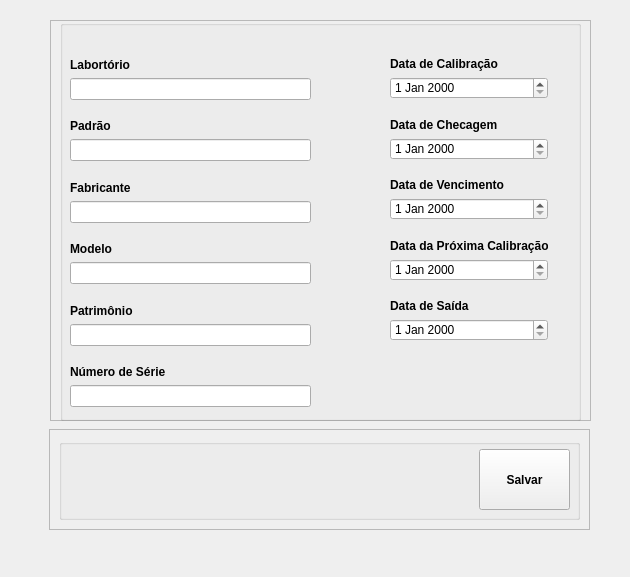
<?xml version="1.0" encoding="UTF-8"?>
<ui version="4.0">
 <class>FrmRegistro</class>
 <widget class="QMainWindow" name="FrmRegistro">
  <property name="geometry">
   <rect>
    <x>0</x>
    <y>0</y>
    <width>630</width>
    <height>577</height>
   </rect>
  </property>
  <property name="windowTitle">
   <string>Adicionar Registro</string>
  </property>
  <property name="windowIcon">
   <iconset>
    <normaloff>../images/btnAdicionarRegistro.ico</normaloff>../images/btnAdicionarRegistro.ico</iconset>
  </property>
  <property name="autoFillBackground">
   <bool>false</bool>
  </property>
  <property name="styleSheet">
   <string notr="true">border-top-color: rgb(135, 181, 255);
</string>
  </property>
  <widget class="QWidget" name="centralwidget">
   <property name="styleSheet">
    <string notr="true"/>
   </property>
   <widget class="QFrame" name="TopFrame">
    <property name="geometry">
     <rect>
      <x>50</x>
      <y>20</y>
      <width>541</width>
      <height>401</height>
     </rect>
    </property>
    <property name="sizeIncrement">
     <size>
      <width>10</width>
      <height>10</height>
     </size>
    </property>
    <property name="baseSize">
     <size>
      <width>10</width>
      <height>10</height>
     </size>
    </property>
    <property name="autoFillBackground">
     <bool>false</bool>
    </property>
    <property name="styleSheet">
     <string notr="true"/>
    </property>
    <property name="frameShape">
     <enum>QFrame::StyledPanel</enum>
    </property>
    <property name="frameShadow">
     <enum>QFrame::Raised</enum>
    </property>
    <widget class="QWidget" name="layoutWidget">
     <property name="geometry">
      <rect>
       <x>20</x>
       <y>10</y>
       <width>241</width>
       <height>377</height>
      </rect>
     </property>
     <layout class="QGridLayout" name="gridLayout">
      <item row="3" column="0">
       <spacer name="verticalSpacer">
        <property name="orientation">
         <enum>Qt::Vertical</enum>
        </property>
        <property name="sizeHint" stdset="0">
         <size>
          <width>13</width>
          <height>13</height>
         </size>
        </property>
       </spacer>
      </item>
      <item row="14" column="0">
       <widget class="QLineEdit" name="lineEditPatri"/>
      </item>
      <item row="6" column="0">
       <spacer name="verticalSpacer_2">
        <property name="orientation">
         <enum>Qt::Vertical</enum>
        </property>
        <property name="sizeHint" stdset="0">
         <size>
          <width>13</width>
          <height>13</height>
         </size>
        </property>
       </spacer>
      </item>
      <item row="10" column="0">
       <widget class="QLabel" name="labelMod">
        <property name="font">
         <font>
          <weight>75</weight>
          <bold>true</bold>
         </font>
        </property>
        <property name="text">
         <string>Modelo</string>
        </property>
       </widget>
      </item>
      <item row="0" column="0">
       <spacer name="verticalSpacer_11">
        <property name="orientation">
         <enum>Qt::Vertical</enum>
        </property>
        <property name="sizeHint" stdset="0">
         <size>
          <width>13</width>
          <height>28</height>
         </size>
        </property>
       </spacer>
      </item>
      <item row="17" column="0">
       <widget class="QLineEdit" name="lineEditNSer"/>
      </item>
      <item row="16" column="0">
       <widget class="QLabel" name="labelNSerie">
        <property name="font">
         <font>
          <weight>75</weight>
          <bold>true</bold>
         </font>
        </property>
        <property name="text">
         <string>Número de Série</string>
        </property>
       </widget>
      </item>
      <item row="11" column="0">
       <widget class="QLineEdit" name="lineEditMod"/>
      </item>
      <item row="1" column="0">
       <widget class="QLabel" name="labelLab">
        <property name="font">
         <font>
          <weight>75</weight>
          <bold>true</bold>
         </font>
        </property>
        <property name="text">
         <string>Labortório</string>
        </property>
       </widget>
      </item>
      <item row="9" column="0">
       <spacer name="verticalSpacer_3">
        <property name="orientation">
         <enum>Qt::Vertical</enum>
        </property>
        <property name="sizeHint" stdset="0">
         <size>
          <width>13</width>
          <height>13</height>
         </size>
        </property>
       </spacer>
      </item>
      <item row="13" column="0">
       <widget class="QLabel" name="labelPatri">
        <property name="font">
         <font>
          <weight>75</weight>
          <bold>true</bold>
         </font>
        </property>
        <property name="text">
         <string>Patrimônio</string>
        </property>
       </widget>
      </item>
      <item row="15" column="0">
       <spacer name="verticalSpacer_5">
        <property name="orientation">
         <enum>Qt::Vertical</enum>
        </property>
        <property name="sizeHint" stdset="0">
         <size>
          <width>13</width>
          <height>13</height>
         </size>
        </property>
       </spacer>
      </item>
      <item row="8" column="0">
       <widget class="QLineEdit" name="lineEditFab"/>
      </item>
      <item row="7" column="0">
       <widget class="QLabel" name="labelFab">
        <property name="font">
         <font>
          <weight>75</weight>
          <bold>true</bold>
         </font>
        </property>
        <property name="text">
         <string>Fabricante</string>
        </property>
       </widget>
      </item>
      <item row="12" column="0">
       <spacer name="verticalSpacer_4">
        <property name="orientation">
         <enum>Qt::Vertical</enum>
        </property>
        <property name="sizeHint" stdset="0">
         <size>
          <width>13</width>
          <height>13</height>
         </size>
        </property>
       </spacer>
      </item>
      <item row="2" column="0">
       <widget class="QLineEdit" name="lineEditLab"/>
      </item>
      <item row="4" column="0">
       <widget class="QLabel" name="labelPad">
        <property name="font">
         <font>
          <weight>75</weight>
          <bold>true</bold>
         </font>
        </property>
        <property name="text">
         <string>Padrão</string>
        </property>
       </widget>
      </item>
      <item row="5" column="0">
       <widget class="QLineEdit" name="lineEditFab_2"/>
      </item>
     </layout>
    </widget>
    <widget class="QGroupBox" name="groupBox">
     <property name="geometry">
      <rect>
       <x>10</x>
       <y>0</y>
       <width>521</width>
       <height>401</height>
      </rect>
     </property>
     <property name="sizeIncrement">
      <size>
       <width>0</width>
       <height>0</height>
      </size>
     </property>
     <property name="baseSize">
      <size>
       <width>0</width>
       <height>0</height>
      </size>
     </property>
     <property name="styleSheet">
      <string notr="true"/>
     </property>
     <property name="title">
      <string/>
     </property>
     <widget class="QWidget" name="layoutWidget">
      <property name="geometry">
       <rect>
        <x>330</x>
        <y>10</y>
        <width>158</width>
        <height>311</height>
       </rect>
      </property>
      <layout class="QGridLayout" name="gridLayout_2">
       <item row="0" column="0">
        <spacer name="verticalSpacer_12">
         <property name="orientation">
          <enum>Qt::Vertical</enum>
         </property>
         <property name="sizeHint" stdset="0">
          <size>
           <width>13</width>
           <height>28</height>
          </size>
         </property>
        </spacer>
       </item>
       <item row="1" column="0">
        <widget class="QLabel" name="labelDCali">
         <property name="font">
          <font>
           <weight>75</weight>
           <bold>true</bold>
          </font>
         </property>
         <property name="text">
          <string>Data de Calibração</string>
         </property>
        </widget>
       </item>
       <item row="2" column="0">
        <widget class="QDateEdit" name="dateEditCali">
         <property name="dateTime">
          <datetime>
           <hour>0</hour>
           <minute>0</minute>
           <second>0</second>
           <year>2000</year>
           <month>1</month>
           <day>1</day>
          </datetime>
         </property>
        </widget>
       </item>
       <item row="3" column="0">
        <spacer name="verticalSpacer_13">
         <property name="orientation">
          <enum>Qt::Vertical</enum>
         </property>
         <property name="sizeHint" stdset="0">
          <size>
           <width>13</width>
           <height>13</height>
          </size>
         </property>
        </spacer>
       </item>
       <item row="4" column="0">
        <widget class="QLabel" name="labelDChec">
         <property name="font">
          <font>
           <weight>75</weight>
           <bold>true</bold>
          </font>
         </property>
         <property name="text">
          <string>Data de Checagem</string>
         </property>
        </widget>
       </item>
       <item row="5" column="0">
        <widget class="QDateEdit" name="dateEditChec"/>
       </item>
       <item row="6" column="0">
        <spacer name="verticalSpacer_14">
         <property name="orientation">
          <enum>Qt::Vertical</enum>
         </property>
         <property name="sizeHint" stdset="0">
          <size>
           <width>13</width>
           <height>13</height>
          </size>
         </property>
        </spacer>
       </item>
       <item row="7" column="0">
        <widget class="QLabel" name="labelDVenc">
         <property name="font">
          <font>
           <weight>75</weight>
           <bold>true</bold>
          </font>
         </property>
         <property name="text">
          <string>Data de Vencimento</string>
         </property>
        </widget>
       </item>
       <item row="8" column="0">
        <widget class="QDateEdit" name="dateEditVenc"/>
       </item>
       <item row="9" column="0">
        <spacer name="verticalSpacer_15">
         <property name="orientation">
          <enum>Qt::Vertical</enum>
         </property>
         <property name="sizeHint" stdset="0">
          <size>
           <width>13</width>
           <height>13</height>
          </size>
         </property>
        </spacer>
       </item>
       <item row="10" column="0">
        <widget class="QLabel" name="labelDProCali">
         <property name="font">
          <font>
           <weight>75</weight>
           <bold>true</bold>
          </font>
         </property>
         <property name="text">
          <string>Data da Próxima Calibração</string>
         </property>
        </widget>
       </item>
       <item row="11" column="0">
        <widget class="QDateEdit" name="dateEditProxCali"/>
       </item>
       <item row="12" column="0">
        <spacer name="verticalSpacer_16">
         <property name="orientation">
          <enum>Qt::Vertical</enum>
         </property>
         <property name="sizeHint" stdset="0">
          <size>
           <width>13</width>
           <height>13</height>
          </size>
         </property>
        </spacer>
       </item>
       <item row="13" column="0">
        <widget class="QLabel" name="labelDSaida">
         <property name="font">
          <font>
           <weight>75</weight>
           <bold>true</bold>
          </font>
         </property>
         <property name="text">
          <string>Data de Saída</string>
         </property>
        </widget>
       </item>
       <item row="14" column="0">
        <widget class="QDateEdit" name="dateEditSaida"/>
       </item>
      </layout>
     </widget>
    </widget>
    <zorder>groupBox</zorder>
    <zorder>layoutWidget</zorder>
   </widget>
   <widget class="QFrame" name="DownFrame">
    <property name="geometry">
     <rect>
      <x>49</x>
      <y>429</y>
      <width>541</width>
      <height>101</height>
     </rect>
    </property>
    <property name="autoFillBackground">
     <bool>false</bool>
    </property>
    <property name="styleSheet">
     <string notr="true">border-color: rgb(0, 0, 0);</string>
    </property>
    <property name="frameShape">
     <enum>QFrame::StyledPanel</enum>
    </property>
    <property name="frameShadow">
     <enum>QFrame::Raised</enum>
    </property>
    <widget class="QGroupBox" name="groupBox_2">
     <property name="geometry">
      <rect>
       <x>10</x>
       <y>10</y>
       <width>521</width>
       <height>81</height>
      </rect>
     </property>
     <property name="sizeIncrement">
      <size>
       <width>0</width>
       <height>0</height>
      </size>
     </property>
     <property name="baseSize">
      <size>
       <width>0</width>
       <height>0</height>
      </size>
     </property>
     <property name="autoFillBackground">
      <bool>false</bool>
     </property>
     <property name="styleSheet">
      <string notr="true"/>
     </property>
     <property name="title">
      <string/>
     </property>
     <widget class="QPushButton" name="btnSalvar">
      <property name="geometry">
       <rect>
        <x>420</x>
        <y>10</y>
        <width>91</width>
        <height>61</height>
       </rect>
      </property>
      <property name="font">
       <font>
        <weight>75</weight>
        <bold>true</bold>
       </font>
      </property>
      <property name="autoFillBackground">
       <bool>false</bool>
      </property>
      <property name="styleSheet">
       <string notr="true"/>
      </property>
      <property name="text">
       <string>Salvar</string>
      </property>
      <property name="icon">
       <iconset>
        <normaloff>../images/save.png</normaloff>../images/save.png</iconset>
      </property>
      <property name="iconSize">
       <size>
        <width>26</width>
        <height>40</height>
       </size>
      </property>
     </widget>
    </widget>
   </widget>
   <zorder>DownFrame</zorder>
   <zorder>TopFrame</zorder>
  </widget>
  <widget class="QMenuBar" name="menubar">
   <property name="geometry">
    <rect>
     <x>0</x>
     <y>0</y>
     <width>630</width>
     <height>21</height>
    </rect>
   </property>
  </widget>
  <widget class="QStatusBar" name="statusbar"/>
 </widget>
 <resources/>
 <connections/>
</ui>
